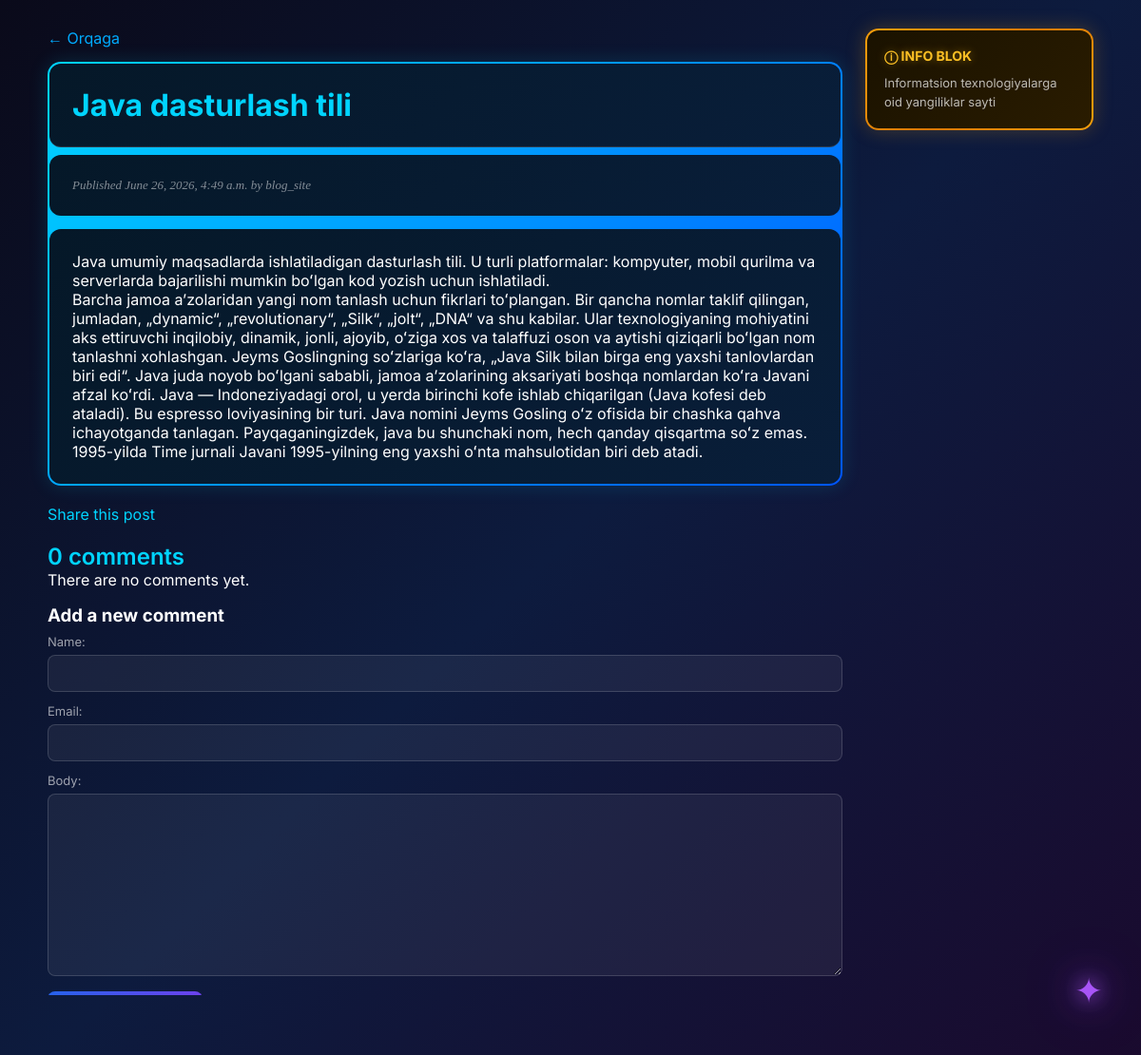
The page /2026/6/26/java-dasturlash-tili/ on the database its author committed.
### blog_site/models.py (models this page shows, shortened)
class Post(models.Model):
    STATUS_CHOICES = (
        ('draft', 'Draft'),
        ('published', 'Published'),
    )
    title = models.CharField(max_length=250)
    slug = models.SlugField(max_length=250, unique_for_date='publish')
    author = models.ForeignKey(User, on_delete=models.CASCADE, related_name='blog_posts')
    body = models.TextField()
    publish = models.DateTimeField(default=timezone.now)
    created = models.DateTimeField(auto_now_add=True)
    updated = models.DateTimeField(auto_now=True)
    status = models.CharField(max_length=10,
                              choices=STATUS_CHOICES,
                              default='draft')
    class Meta:
        ordering = ('-publish',)
    objects = models.Manager()
    published = PublishedManager()

### blog_site/views.py (the view)
def post_detail(request, year, month, day, slug):
    post = get_object_or_404(Post, slug=slug,
                             status='published',
                             publish__year=year,
                             publish__month=month,
                             publish__day=day)
    comments = post.comments.filter(active=True)
    new_comment = None
    if request.method == 'POST':
        comment_form = CommentForm(data=request.POST)
        if comment_form.is_valid():
            new_comment = comment_form.save(commit=False)
            new_comment.post = post
            new_comment.save()
    else:
        comment_form = CommentForm()  # ✅ GET requestda bo'sh forma
    return render(request, 'blog/post/detail.html', {
        'post': post,
        'comments': comments,
        'new_comment': new_comment,
        'comment_form': comment_form,  # ✅ templatega uzatish
    })

### blog_site/forms.py
class CommentForm(forms.ModelForm):
    class Meta:
        model = Comment
        fields = ['name', 'email', 'body']

### templates/blog/post/detail.html (shortened to what this page needs)
{% extends "blog/base.html" %}
{% block content %}
    <a href="{% url 'blogapp:post_list' %}" style="display:inline-block; margin-bottom:15px; color:#00abff;">← Orqaga</a>
    <div class="post-detail">
        <h1>{{ post.title }}</h1>
        <p class="date">
            Published {{ post.publish }} by {{ post.author }}
        </p>
        {{ post.body|linebreaks }}
    </div>
    <a href="{% url 'blogapp:post_share' post.id %}">Share this post</a>
    {% with comments.count as total_comments %}
    <h2>{{ total_comments }} comments</h2>
    {% endwith %}
    {% for comment in comments %}
        <div class="comment">
            <p class="info">
                Comment {{ forloop.counter }} by {{ comment.name }} {{ comment.created }}
            </p>
            <p>{{ comment.body }}</p>
        </div>
    {% empty %}
        <p>There are no comments yet.</p>
    {% endfor %}
    {% if new_comment %}
        <h3>Your comment has been added!</h3>
    {% else %}
        <h3>Add a new comment</h3>
        <form action="." method="post">
            {{ comment_form.as_p }}
            <input type="submit" value="ADD COMMENT">
        </form>
    {% endif %}
{% endblock %}

### blog_site/static/css/blog.css (style rules this page uses)
* { margin: 0; padding: 0; box-sizing: border-box; }
body { font-family: 'Inter', sans-serif; background: linear-gradient(135deg, #0a0a1a 0%, #0d1b3e 50%, #1a0a2e 100%); min-height: 100vh; color: white; padding: 30px 20px; position: relative; overflow-x: hidden; }
a { color: #00d4ff; text-decoration: none; }
h1 { font-weight: 700; border-bottom: 1px solid rgba(255,255,255,0.15); padding: 0 0 14px; color: #00d4ff; }
h2 { font-weight: 600; margin: 20px 0 0; color: #00d4ff; }
h3 { color: white; margin: 16px 0 8px; }
p.date { color: rgba(255,255,255,0.5); font-size: 13px; margin: 8px 0 14px; font-style: italic; font-family: georgia, serif; }
.post-detail { border-radius: 14px; padding: 2px; background: linear-gradient(135deg, #00d4ff, #0055ff); margin-bottom: 20px; box-shadow: 0 0 20px rgba(0, 212, 255, 0.15); }
.post-detail > * { background: linear-gradient(135deg, #051828, #091e3a); border-radius: 12px; padding: 24px; display: block; }
label { display: block; color: rgba(255,255,255,0.6); margin-bottom: 6px; font-size: 13px; }
input, textarea { width: 100%; background: rgba(255,255,255,0.06); border: 1px solid rgba(255,255,255,0.15); border-radius: 8px; padding: 10px 14px; font-size: 14px; color: white; margin-bottom: 12px; font-family: 'Inter', sans-serif; transition: border-color 0.2s; }
input::placeholder, textarea::placeholder { color: rgba(255,255,255,0.3); }
input[type=submit] { background: linear-gradient(135deg, #2563eb, #7c3aed); border: none; color: white; font-weight: 600; cursor: pointer; padding: 11px 24px; font-size: 14px; letter-spacing: 0.04em; transition: opacity 0.2s; width: auto; }

### rows shown on the page
Post: title "Java dasturlash tili", publish "June 26, 2026, 4:49 a.m.", author "blog_site", body "Java umumiy maqsadlarda ishlatiladigan dasturlash tili. U turli platformalar: kompyuter, mobil qurilma va serverlarda bajarilishi mumkin boʻlgan kod yozish uchun ishlatiladi. Barcha jamoa aʼzolaridan yangi nom tanlash uchun fikrlari toʻplangan. Bir qancha nomlar taklif qilingan, jumladan, „dynamic“, „revolutionary“, „Silk“, „jolt“, „DNA“ va shu kabilar. Ular texnologiyaning mohiyatini aks ettiruvchi inqilobiy, dinamik, jonli, ajoyib, oʻziga xos va talaffuzi oson va aytishi qiziqarli boʻlgan nom tanlashni xohlashgan. Jeyms Goslingning soʻzlariga koʻra, „Java Silk bilan birga eng yaxshi tanlovlardan biri edi“. Java juda noyob boʻlgani sababli, jamoa aʼzolarining aksariyati boshqa nomlardan…"

### other values the page prints
{{ total_comments }} "0"
